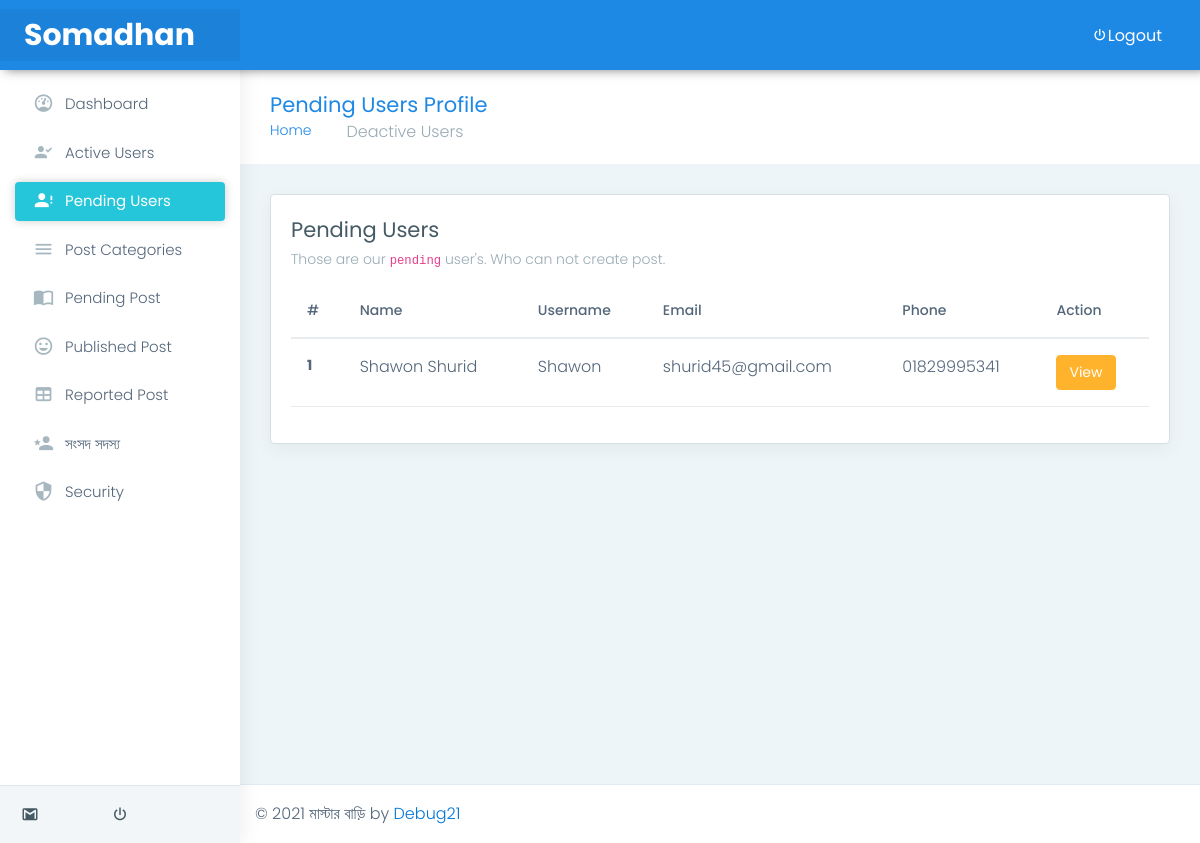
/control/pendinguser.php (signed in), run on the app's committed database.
### tables this page shows
CREATE TABLE `users` (
  `id` int(4) NOT NULL,
  `fullname` varchar(255) NOT NULL,
  `username` varchar(255) NOT NULL,
  `password` varchar(255) NOT NULL,
  `email` varchar(255) NOT NULL,
  `phone` varchar(255) NOT NULL,
  `nid` varchar(255) NOT NULL,
  `dob` varchar(255) NOT NULL,
  `address` varchar(255) NOT NULL,
  `avater` mediumtext NOT NULL,
  `bio` varchar(255) NOT NULL,
  `fbprofile` varchar(255) NOT NULL,
  `active` varchar(255) NOT NULL,
  `report` varchar(255) NOT NULL
);

### control/pendinguser.php (the view)
<?php include "inc/header.php" ?>
<div class="page-wrapper">
    <div class="page-breadcrumb">
        <div class="row align-items-center">
            <div class="col-md-6 col-8 align-self-center">
                <h3 class="page-title mb-0 p-0">Pending Users Profile</h3>
                <div class="d-flex align-items-center">
                    <nav aria-label="breadcrumb">
                        <ol class="breadcrumb">
                            <li class="breadcrumb-item"><a href="#">Home</a></li>
                            <li class="breadcrumb-item active" aria-current="page">Deactive Users</li>
                        </ol>
                    </nav>
                </div>
            </div>
            <div class="col-md-6 col-4 align-self-center">
            </div>
        </div>
    </div>
    <div class="container-fluid">
        <div class="row">
            <div class="col-sm-12">
                <div class="card">
                    <div class="card-body">
                        <h4 class="card-title">Pending Users</h4>
                        <h6 class="card-subtitle">Those are our <code>pending</code> user's. Who can not create post.</h6>
                        <div class="table-responsive">
                            <table class="table user-table">
                                <thead>
                                    <tr>
                                        <th class="border-top-0">#</th>
                                        <th class="border-top-0">Name</th>
                                        <th class="border-top-0">Username</th>
                                        <th class="border-top-0">Email</th>
                                        <th class="border-top-0">Phone</th>
                                        <th class="border-top-0">Action</th>
                                    </tr>
                                </thead>
                                <tbody>
                                    <?php
                                        $query = "SELECT * FROM users WHERE active = 'NO'";
                                        $select_teacher = mysqli_query($connection, $query);
                                        $i = 0;
                                        while ( $row = mysqli_fetch_assoc($select_teacher) )
                                        {
                                            $u_id         = $row['id'];
                                            $u_fullname   = $row['fullname'];
                                            $u_username   = $row['username'];
                                            $u_email      = $row['email'];
                                            $u_phone      = $row['phone'];
                                            $i++;
                                            ?>
                                            <tr>
                                              <th scope="row"><?php echo $i; ?></th>
                                              <td><?php echo $u_fullname; ?></td>
                                              <td><?php echo $u_username; ?></td>
                                              <td><?php echo $u_email; ?></td>
                                              <td><?php echo $u_phone; ?></td>
                                              <td>
                                                <div class="btn-group">
                                                    <a href="viewuser.php?view_user=<?php echo $u_id; ?>" class="btn btn-warning">View</a>
                                                </div>
                                              </td>
                                            </tr>
                                            <?php
                                        }
                                    ?>
                                </tbody>
                            </table>
                        </div>
                    </div>
                </div>
            </div>
        </div>
    </div>
<?php include "inc/footer.php" ?>

### data on the page
users: fullname "Shawon Shurid", username "Shawon", email "shurid45@gmail.com", phone "01829995341"
